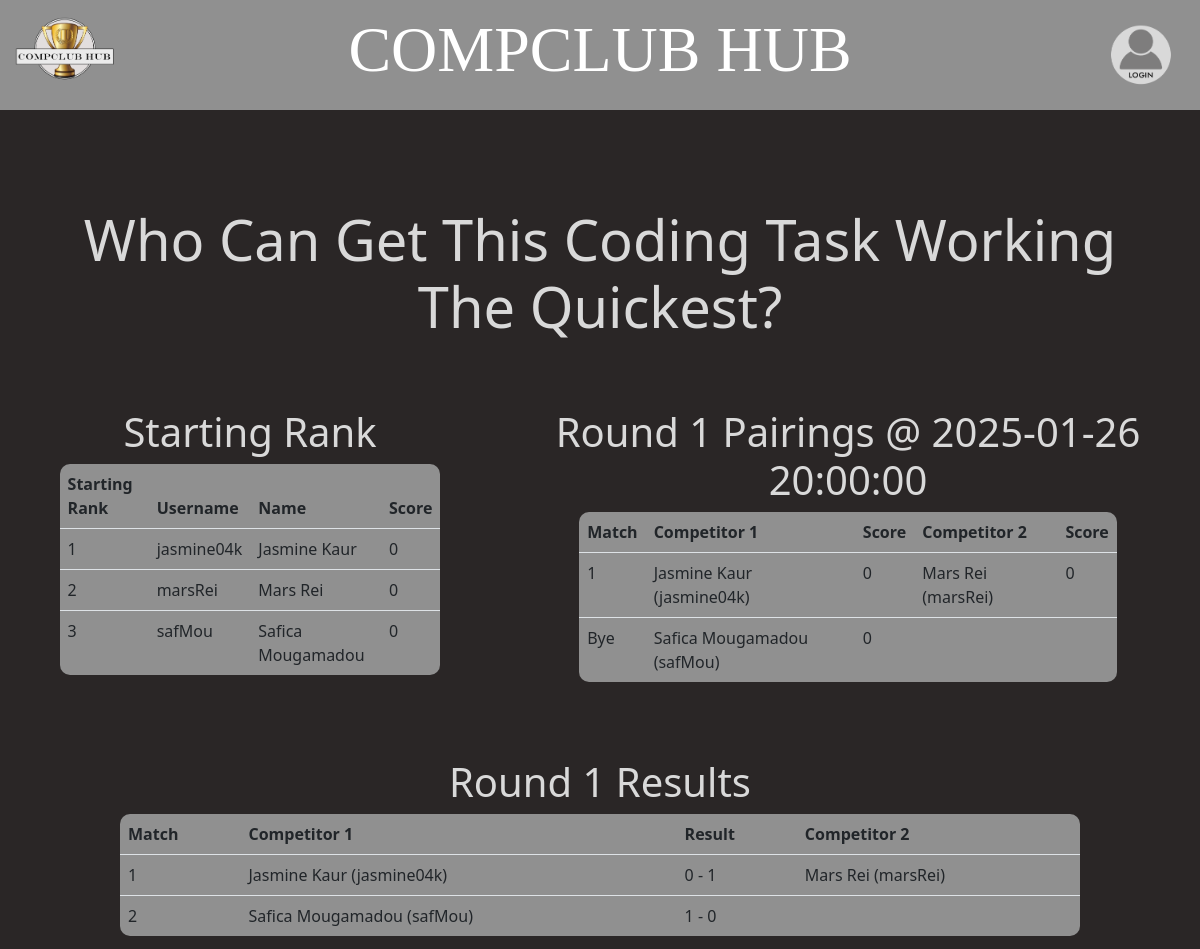
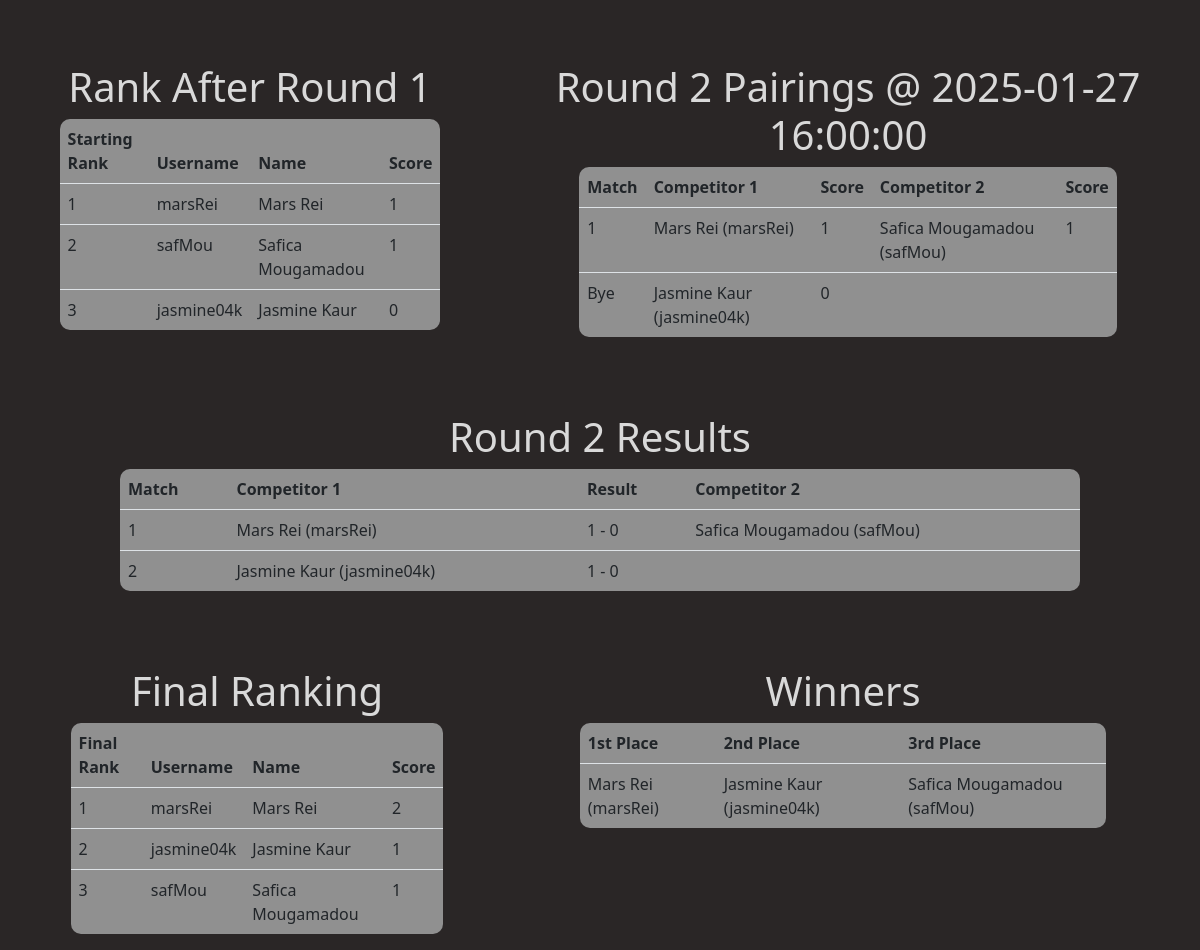
Page /competition_page.php?competitionID=1 on the committed database (2 pictures, top to bottom).
### tables this page shows
CREATE TABLE `competitions` (
`competitionID` int NOT NULL AUTO_INCREMENT,  
`club` int NOT NULL,  
`name` varchar(255) NOT NULL,
`numParticipants` int NOT NULL DEFAULT 0,
`1stPlace` int,  
`2ndPlace` int,  
`3rdPlace` int,  
`numRounds` int NOT NULL,
`start` date NOT NULL,  
`end` date NOT NULL,  
`finished` BOOLEAN NOT NULL DEFAULT False,  
PRIMARY KEY (`competitionID`)
);

CREATE TABLE `users` (
  `userID` int NOT NULL AUTO_INCREMENT,  
  `firstName` varchar(255) NOT NULL ,
  `lastName` varchar(255) NOT NULL,
  `totalScore` decimal NOT NULL DEFAULT 0,  
  `email` varchar(255) NOT NULL,
  `username` varchar(255) NOT NULL,
  `password` varchar(255) NOT NULL,
  `numActiveMemberships` int NOT NULL DEFAULT 0,  
  `deleted` BOOLEAN NOT NULL DEFAULT false,  
  PRIMARY KEY (`userID`)
);

### competition_page.php (the view, shortened to what this page needs)
<?php
  include 'config/database_pdo.php';
  $competitionID = $_GET['competitionID'];
  $stmt = $con->prepare(
    "SELECT name FROM competitions
    WHERE competitionID = ?"
  );
  $stmt->execute([$competitionID]);
  $competitionName = $stmt->fetchColumn();
?>
<!DOCTYPE html>
<html lang="en">
  <head>
    <link href="https://cdn.jsdelivr.net/npm/bootstrap@5.2.3/dist/css/bootstrap.min.css" rel="stylesheet">
    <link rel="stylesheet" type="text/css" href="css/styles.css">
  </head>
  <body>
    <header>
      <?php
        include 'commonPhp/headerLogIn.php';
      ?>
    </header>
    <div class="container">
      <?php
        echo "<h1 class='display-4'><strong>$competitionName</strong></h1>"
      ?>
    </div>
    <?php
      $json = 'round1_' . $competitionID . '.json';
      if (file_exists($json)) {
        $jsonData = file_get_contents($json);
        $data = json_decode($jsonData, true);
        echo "<div class='container-fluid'>";
        echo "<div class='row d-flex'>";
        echo "<div class='col-sm-5'>";
        echo "<h1 class='display-6'><strong>Starting Rank</strong></h1>";
        echo "<table class='table' id='startingRank'>";
        echo "<thead><tr><th>Starting Rank</th><th>Username</th><th>Name</th><th>Score</th></tr></thead>";
        echo "<tbody>";
        foreach ($data['startingRank'] as $rank) {
          echo
          "<td>" . $rank['rank'] . "</td>" .
          "<td>" . $rank['username'] ."</td>" .
          "<td>" . $rank['name'] . "</td>" .
          "<td>" . $rank['score'] . "</td>" .
          "</tr>";
        }
        echo "</tbody>";
        echo "</table>";
        echo "</div>";
        echo "<div class='col-sm-7' id='matches'>";
        echo "<h1 class='display-6'><strong>Round 1 Pairings @ " . $data['round1schedule'] . "</strong></h1>";
        echo "<table class='table' id='competitionTables'>";
        echo "<thead><tr><th>Match</th><th>Competitor 1</th><th>Score</th><th>Competitor 2</th><th>Score</th></tr></thead>";
        echo "<tbody>";
        foreach ($data['pairings'] as $pairing) {
          echo "<tr>";
          echo "<td>" . $pairing['match'] . "</td>";
          echo "<td>" . $pairing['competitor1'] . "</td>";
          echo "<td>" . $pairing['competitor1_score'] . "</td>";
          echo "<td>" . (isset($pairing['competitor2']) ? $pairing['competitor2'] : '') . "</td>";
          echo "<td>" . (isset($pairing['competitor2_score']) ? $pairing['competitor2_score'] : '') . "</td>";
          echo "</tr>";
        }
        echo "</tbody>";
        echo "</table>";
        echo "</div>";
        echo "</div>";
      }
      $json = 'r1_results_' . $competitionID . '.json';
      if (file_exists($json)) {
        $jsonData = file_get_contents($json);
        $data = json_decode($jsonData, true);
        echo "<h1 class='display-6'><strong>Round 1 Results</strong></h1>";
        echo "<div class='row d-flex'>";
        echo "<table class='table' id='competitionTables'>";
        echo "<thead><tr><th>Match</th><th>Competitor 1</th><th>Result</th><th>Competitor 2</th></tr></thead>";
        echo "<tbody>";
        $count = 1;
        foreach ($data as $result) {
          $stmt = $con->prepare(
            "SELECT firstName, lastName, username FROM users
            WHERE userID = ?"
          );
          $stmt->execute([$result['competitor1']['userID']]);
          $competitor1 = $stmt->fetchAll();
          $stmt->execute([$result['competitor2']['userID']]);
          $competitor2 = $stmt->fetchAll();
          echo "<tr>" .
          "<td>" . $count . "</td>" .
          "<td>" . $competitor1[0]['firstName'] . " " . $competitor1[0]['lastName'] . " (" . $competitor1[0]['username'] . ")</td>" .
          "<td>" . $result['competitor1']['score'] . " - " . $result['competitor2']['score'] . "</td>";
          if ($result['competitor2']['userID'] == 0) {
            echo "<td></td>";
          } else {
            echo "<td>" . $competitor2[0]['firstName'] . " " . $competitor2[0]['lastName'] . " (" . $competitor2[0]['username'] . ")</td>";
          }
          echo "</tr>";
          $count++;
        }
        echo "</tbody>";
        echo "</table>";
        echo "</div>";
      }
      $json = 'round2_' . $competitionID . '.json';
      if (file_exists($json)) {
        $jsonData = file_get_contents($json);
        $data = json_decode($jsonData, true);
        echo "<div class='row d-flex'>";
        echo "<div class='col-sm-5'>";
        echo "<h1 class='display-6'><strong>Rank After Round 1</strong></h1>";
        echo "<table class='table' id='startingRank'>";
        echo "<thead><tr><th>Starting Rank</th><th>Username</th><th>Name</th><th>Score</th></tr></thead>";
        echo "<tbody>";
        foreach ($data['currentRank'] as $rank) {
          echo
          "<td>" . $rank['rank'] . "</td>" .
          "<td>" . $rank['username'] ."</td>" .
          "<td>" . $rank['name'] . "</td>" .
          "<td>" . $rank['score'] . "</td>" .
          "</tr>";
        }
        echo "</tbody>";
        echo "</table>";
        echo "</div>";
        echo "<div class='col-sm-7' id='matches'>";
        echo "<h1 class='display-6'><strong>Round 2 Pairings @ " . $data['round2schedule'] . "</strong></h1>";
        echo "<table class='table' id='competitionTables'>";
        echo "<thead><tr><th>Match</th><th>Competitor 1</th><th>Score</th><th>Competitor 2</th><th>Score</th></tr></thead>";
        echo "<tbody>";
        foreach ($data['pairings'] as $pairing) {
          echo "<tr>";
          echo "<td>" . $pairing['match'] . "</td>";
          echo "<td>" . $pairing['competitor1'] . "</td>";
          echo "<td>" . $pairing['competitor1_score'] . "</td>";
          echo "<td>" . (isset($pairing['competitor2']) ? $pairing['competitor2'] : '') . "</td>";
          echo "<td>" . (isset($pairing['competitor2_score']) ? $pairing['competitor2_score'] : '') . "</td>";
          echo "</tr>";
        }
        echo "</tbody>";
        echo "</table>";
        echo "</div>";
        echo "</div>";
      }
      $json = 'r2_results_' . $competitionID . '.json';
      if (file_exists($json)) {
        $jsonData = file_get_contents($json);
        $data = json_decode($jsonData, true);
        echo "<h1 class='display-6'><strong>Round 2 Results</strong></h1>";
        echo "<div class='row d-flex'>";
        echo "<table class='table' id='competitionTables'>";
        echo "<thead><tr><th>Match</th><th>Competitor 1</th><th>Result</th><th>Competitor 2</th></tr></thead>";
        echo "<tbody>";
        $count = 1;
        foreach ($data as $result) {
          $stmt = $con->prepare(
            "SELECT firstName, lastName, username FROM users
            WHERE userID = ?"
          );
          $stmt->execute([$result['competitor1']['userID']]);
          $competitor1 = $stmt->fetchAll();
          $stmt->execute([$result['competitor2']['userID']]);
          $competitor2 = $stmt->fetchAll();
          echo "<tr>" .
          "<td>" . $count . "</td>" .
          "<td>" . $competitor1[0]['firstName'] . " " . $competitor1[0]['lastName'] . " (" . $competitor1[0]['username'] . ")</td>" .
          "<td>" . $result['competitor1']['score'] . " - " . $result['competitor2']['score'] . "</td>";
          if ($result['competitor2']['userID'] == 0) {
            echo "<td></td>";
          } else {
            echo "<td>" . $competitor2[0]['firstName'] . " " . $competitor2[0]['lastName'] . " (" . $competitor2[0]['username'] . ")</td>";
          }
          echo "</tr>";
          $count++;
        }
        echo "</tbody>";
        echo "</table>";
        echo "</div>";
      }
      $json = 'final_' . $competitionID . '.json';
      if (file_exists($json)) {
        $jsonData = file_get_contents($json);
        $data = json_decode($jsonData, true);
        echo "<div class='container-fluid'>";
        echo "<div class='row d-flex'>";
        echo "<div class='col-sm-5'>";
        echo "<h1 class='display-6'><strong>Final Ranking</strong></h1>";
        echo "<table class='table' id='startingRank'>";
        echo "<thead><tr><th>Final Rank</th><th>Username</th><th>Name</th><th>Score</th></tr></thead>";
        echo "<tbody>";
        foreach ($data['finalRank'] as $rank) {
          echo
          "<td>" . $rank['rank'] . "</td>" .
          "<td>" . $rank['username'] ."</td>" .
          "<td>" . $rank['name'] . "</td>" .
          "<td>" . $rank['score'] . "</td>" .
          "</tr>";
        }
        echo "</tbody>";
        echo "</table>";
        echo "</div>";
        echo "<div class='col-sm-7' id='matches'>";
        echo "<h1 class='display-6'><strong>Winners</strong></h1>";
        echo "<table class='table' id='competitionTables'>";
        echo "<thead><tr><th>1st Place</th><th>2nd Place</th><th>3rd Place</th></tr></thead>";
        echo "<tbody>";
        echo "<tr>" .
        "<td>" . $data['podium'][0]['competitor1'] . "</td>" .
        "<td>" . $data['podium'][0]['competitor2'] . "</td>" .
        "<td>" . $data['podium'][0]['competitor3'] . "</td>" .
        "</tr>";
        echo "</tbody>";
        echo "</table>";
        echo "</div>";
        echo "</div>";
      }
    ?>
  </body>
</html>

### commonPhp/headerLogIn.php (shortened to what this page needs)
<?php
    echo '
    <form class="homeButton" action="index.php" method="post">
        <input id="logoIcon" src="imgs/logo.png" name="home" type="image">
    </form>
    <h2 class="display-3"><strong>COMPCLUB HUB</strong></h2>
    <form class="loginButton" action="login.php" method="post" >
        <input id="loginIcon" src="imgs/login.png" name="login" type="image">
    </form>';
?>

### css/styles.css (style rules this page uses)
body { background-color: #2a2626; }
header { background-color: #909090; display: flex; justify-content: space-between; align-items: center; height: 10%; position: relative; margin-bottom: 8%; }
header > h2 { color: white; text-align: center; padding-top: 1%; padding-bottom: 1%; font-family: serif; width: 100%; }
#logoIcon { width: 40%; margin-left: 2%; }
.loginButton, .logoutButton { display: flex; justify-content: flex-end; }
#loginIcon, #logoutIcon { width: 40%; margin-right: 2%; margin-top: -5%; }
.container h1 { color: #D9D9D9; text-align: center; }
.table tr:last-child td { border: none; }
#competitionTables { margin-top: 0%; }
#matches { width: 58%; }
.ad-1, .ad-2 ,h1 { text-align: center; color: #000000; font-family: 'Segoe UI', Tahoma, Geneva, Verdana, sans-serif; font-size: 120%; }
.table { background-color: #909090; margin-top: 10%; border-radius: 10px; width:80%; margin-left: 10%; }
.container-fluid h1 { color: #D9D9D9; text-align: center; margin-top: 60px; }
.container-fluid table { margin-top: 0%; }

### rows in the picture
competitions: name "Who Can Get This Coding Task Working The Quickest?"
users: firstName "Jasmine", lastName "Kaur", username "jasmine04k", score "1", score "0"
users: firstName "Mars", lastName "Rei", username "marsRei"
users: firstName "Safica", lastName "Mougamadou", username "safMou", score "1", score "0"

### other values in the picture
$rank['rank'] "1"
$rank['username'] "jasmine04k"
$rank['name'] "Jasmine Kaur"
$rank['score'] "0"
$rank['rank'] "2"
$rank['username'] "marsRei"
$rank['name'] "Mars Rei"
$rank['rank'] "3"
$rank['username'] "safMou"
$rank['name'] "Safica Mougamadou"
$data['round1schedule'] "2025-01-26 20:00:00"
$pairing['match'] "1"
$pairing['competitor1'] "Jasmine Kaur (jasmine04k)"
$pairing['competitor1_score'] "0"
$pairing['competitor2'] "Mars Rei (marsRei)"
